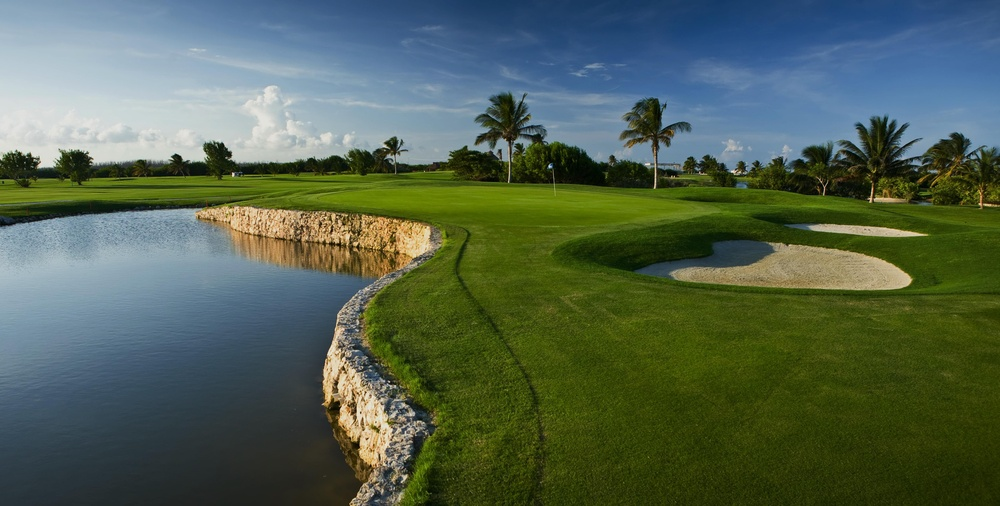
%> input picture 附加题/附加题2/resource/Image/1_3.JPG, 1000 x 506 px, shrunk from 4714 x 2383 before the run
$ octave loadPic.m   (GNU Octave 9; MATLAB toolbox functions it lacks are replaced by stand-ins)
%> lines starting %> are read from the running program, lines starting %| are printed output that depends on the picture
% Load pictures

%% 常规路径操作
clc;
CURRENT_PATH = cd;
RESOURCE_PATH = [CURRENT_PATH , '\resource'];
IMAGE_PATH = [RESOURCE_PATH , '\Image'];
LABEL_PATH = [RESOURCE_PATH , '\Label'];
RESULT_PATH = [CURRENT_PATH , '\result\RGB'];

%% 读取图像到I1, I2, I3，标签到L1, L2, L3
cd(IMAGE_PATH);
I1 = imread('1_3.JPG'); I2 = imread('2_3.JPG'); I3 = imread('3_3.JPG');
%> further down, I1 is the input picture: size 506x1000x3 uint8; mean R, G, B 82.2, 98.6, 80.5
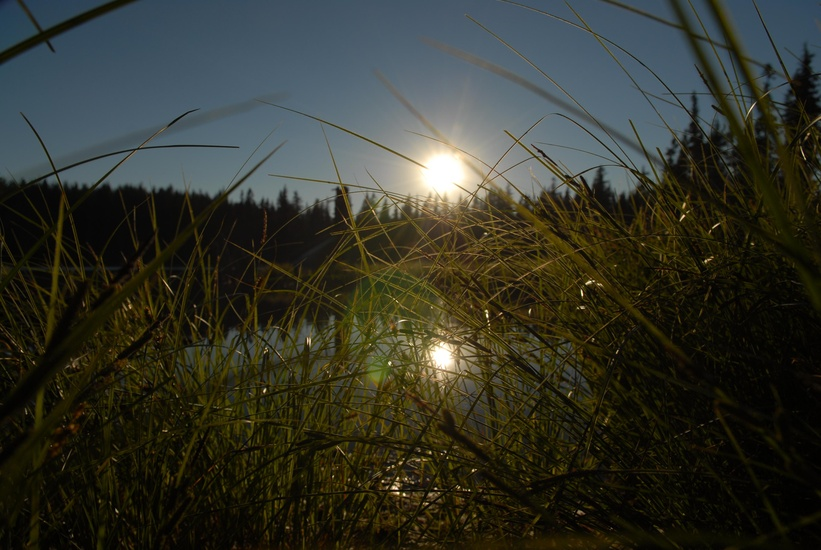
%> input picture 附加题/附加题2/resource/Image/2_3.JPG, 821 x 550 px, shrunk from 3872 x 2592 before the run
%> further down, I2 is the input picture: size 550x821x3 uint8; mean R, G, B 50.9, 52.3, 42.2
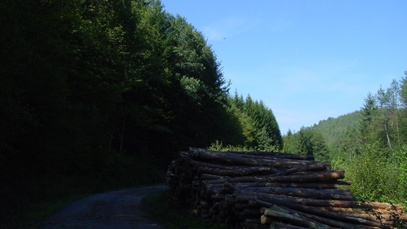
%> input picture 附加题/附加题2/resource/Image/3_3.JPG, 407 x 229 px, shrunk from 1920 x 1080 before the run
%> further down, I3 is the input picture: size 229x407x3 uint8; mean R, G, B 55.7, 73.6, 80.2
cd(LABEL_PATH);
L1 = imread('1_3.JPG'); L2 = imread('2_3.JPG'); L3 = imread('3_3.JPG');
cd(CURRENT_PATH);
